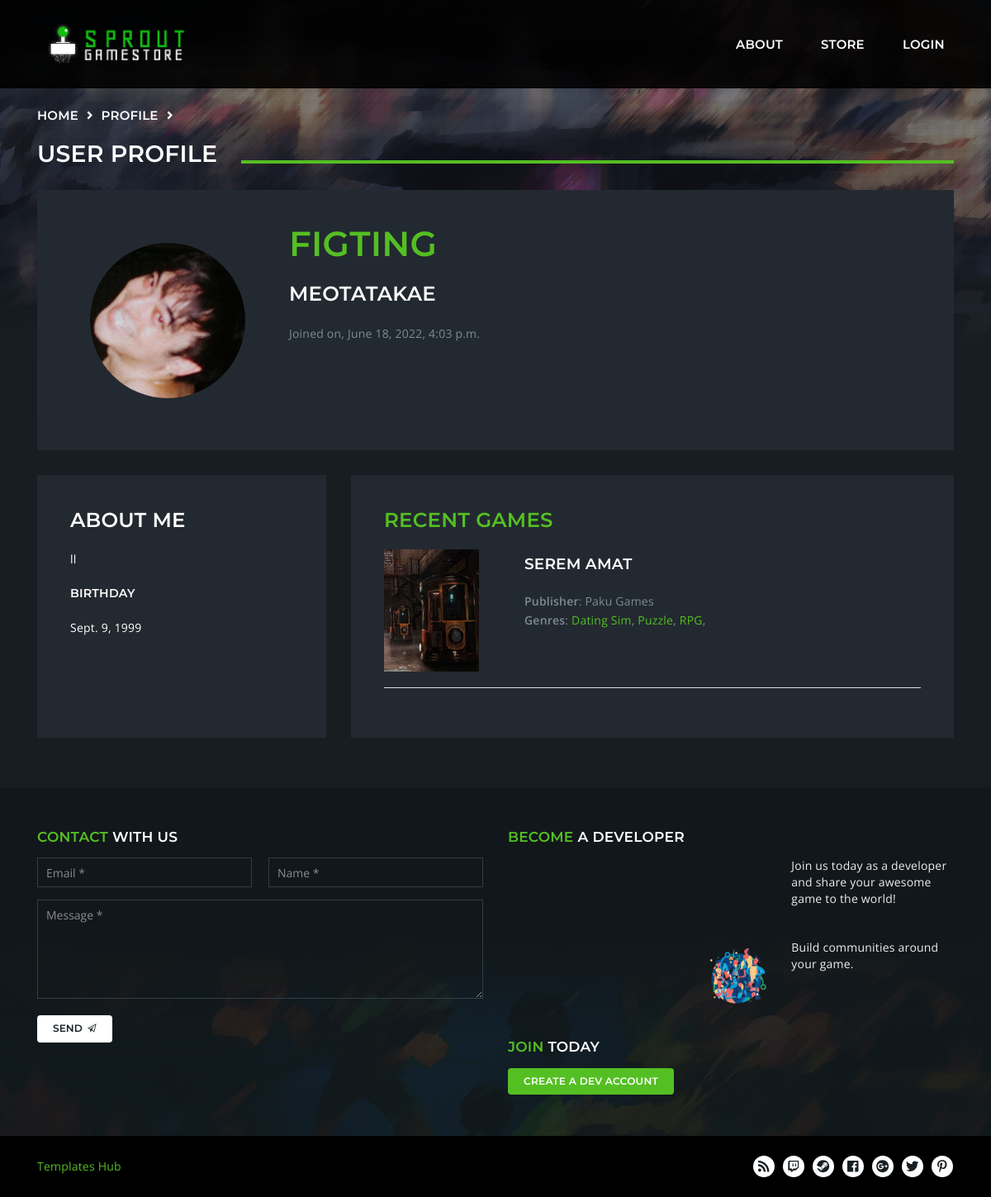
The app's page /profile/6, older data.
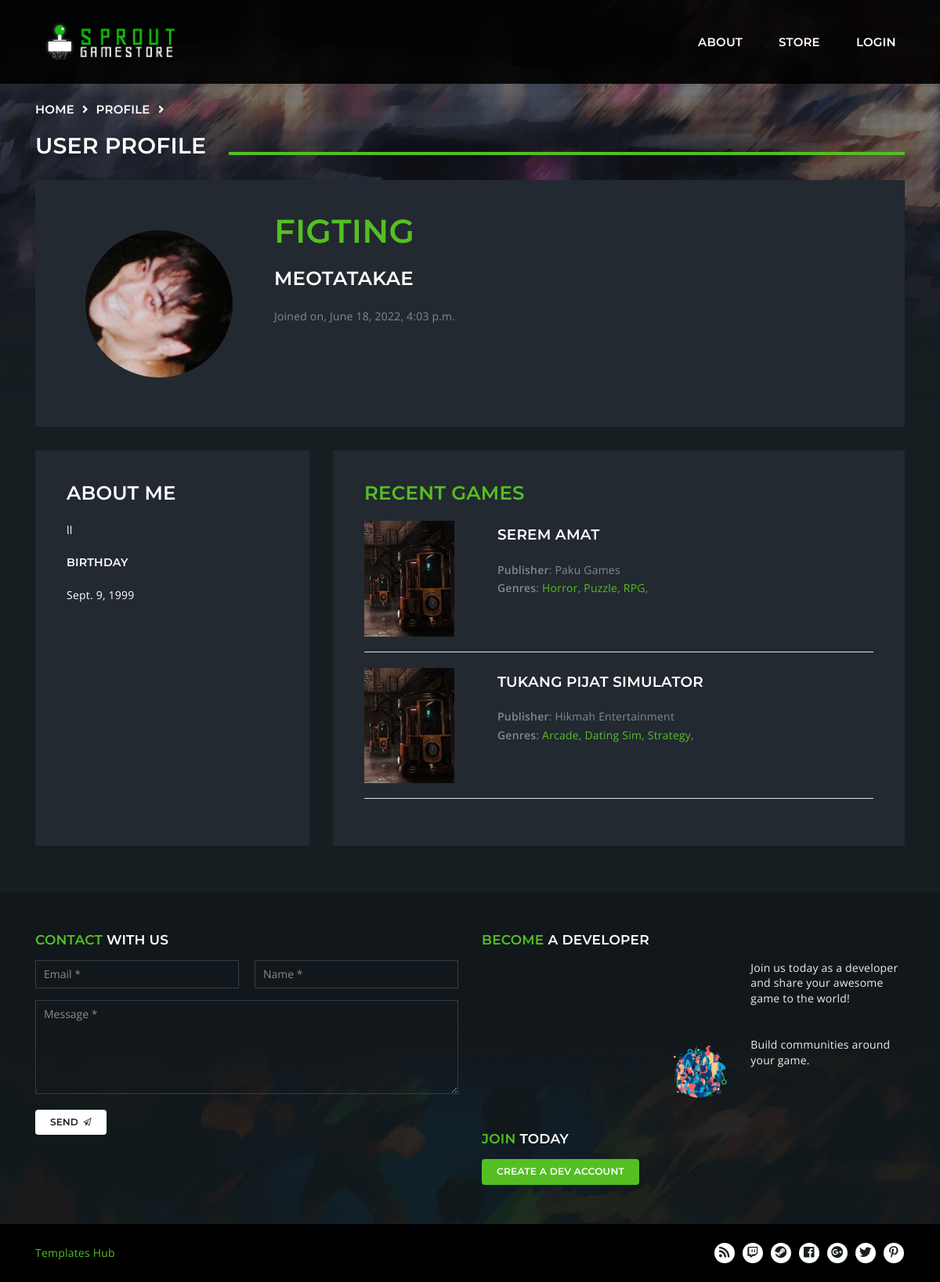
The same page, newer data.
### base/models.py (models this page shows, shortened)
class Profile(models.Model):
    full_name = models.CharField(max_length=200, blank=True)
    profile_pic = models.ImageField(null=True, default='default-avatar.jpg')
    description = models.TextField(null=True, blank=True)
    user = models.OneToOneField(User, on_delete=models.CASCADE, blank=True)
    birth_date = models.DateField(null=True)

class Game(models.Model):
    name = models.CharField(max_length=200)
    description = models.TextField(null=True)
    genres = models.ManyToManyField(Genre, related_name='genres', blank=True)
    devUser = models.ForeignKey(User, on_delete=models.CASCADE, blank=True, null=True)
    publisher = models.CharField(max_length=200)
    price = models.FloatField(null=True)
    verified = models.BooleanField(default=False)
    updated = models.DateTimeField(auto_now=True)
    created = models.DateTimeField(auto_now_add=True)
    class Meta:
        ordering = ['-updated', '-created']

class Genre(models.Model):
    name = models.CharField(max_length=200)
    class Meta:
        ordering = ['name']

### base/views.py (the view)
# urls.py: path('profile/<str:userid>', views.userProfile, name="profile"),
def userProfile(request, userid):
    extraContext = pageHeader(request, 'user profile')
    user = User.objects.get(id=userid)
    customer = Customer.objects.get(user=user)
    games = customer.myGames.all()[:4]
    profile = Profile.objects.get(user=user)
    context = {'profile': profile,
               'games': games} | extraContext
    return render(request=request, template_name='base/profile.html', context=context)

### base/addsFunctions.py (called while the page is built)
def pageHeader(request, page):
    user = request.user
    userGroups = [x.name for x in user.groups.all()] if user.groups != None else None
    crumbs = (request.path).split('/')[1:-1]
    extraContext = {'curUser': user,
                    'userGroups': userGroups,
                    'crumbs': crumbs,
                    'page': page}
    if 'developer' in userGroups:
        pendCount = Game.objects.filter(devUser=user)
        pendCount = pendCount.filter(verified=False).count()
        extraContext |= {'pendCount': pendCount}
    print("\n\n\n\n",extraContext)
    return extraContext

### base/templates/base/profile.html (shortened to what this page needs)
{% extends 'main.html' %}
{% load static %}
{% block content %}
<main class="nk-main">
  {% include 'base/breadcrumbs_component.html' %}
  <div class="container">
    <div class="row vertical-gap">
      <div class="col-lg-12">
        <div class="nk-box-2 bg-dark-2">
          <div class="row">
            <div class="col-lg-3 d-flex justify-content-center align-items-center">
							<img src="{{ profile.profile_pic.url }}" alt="Profile" class="kuzza-2">
            </div>
            <div class="col-lg-9">
              <h1 class="text-main-1">{{profile.full_name}}</h1>
              <h3>{{profile.user.username}}</h3>
							<p>Joined on, {{profile.user.date_joined}}</p>
            </div>
          </div>
        </div>
      </div>
      <div class="col-lg-4">
        <div class="nk-box-2 bg-dark-2">
          <h3>About Me</h3>
          <p class="text-white">{{profile.description}}</p>
					<h5>Birthday</h5>
					<p class="text-white">{{profile.birth_date}}</p>
        </div>
      </div>
      <div class="col-lg-8">
        <div class="nk-box-2 bg-dark-2">
					<h3 class="text-main-1">Recent Games</h3>
					{% for game in games %}
					<div class="row">
						<div class="nk-product-cart-thumb col-lg-3">
							<a href="{% url 'store-product' game.id %}" class="nk-image-box-1 nk-post-image">
								<img src="{% static 'assets/images/product-2-xs.jpg' %}" alt="{{game.name}}" width="115">
							</a>
						</div>
						<div class="col-lg-9 py-2">
								<h4>{{game.name}}</h4>
							<div class="nk-product-meta">
								<div><strong>Publisher</strong>: {{game.publisher}}</div>
								<div><strong>Genres</strong>: {% for genre in game.genres.all %}<a href="#">{{genre.name}}</a>, {% endfor %}</div>
							</div>
						</div>
					</div>
					<div class="nk-gap-1 border-bottom"></div>
					<div class="nk-gap-1"></div>
					{% endfor %}
        </div>
      </div>
    </div>
  </div>
  <div class="nk-gap-2"></div>
</main>
{% endblock content %}

### templates/main.html (shortened to what this page needs)
<!DOCTYPE html>
{% load static %}
<html lang="en">
    <head>
        <link rel="stylesheet" href="{% static 'assets/vendor/bootstrap/dist/css/bootstrap.min.css' %}">
        <link rel="stylesheet" href="{% static 'assets/vendor/ionicons/css/ionicons.min.css' %}">
        <link rel="stylesheet" href="{% static 'assets/vendor/flickity/dist/flickity.min.css' %}">
        <link rel="stylesheet" type="text/css" href="{% static 'assets/vendor/photoswipe/dist/photoswipe.css' %}">
        <link rel="stylesheet" type="text/css" href="{% static 'assets/vendor/photoswipe/dist/default-skin/default-skin.css' %}">
        <link rel="stylesheet" href="{% static 'assets/vendor/bootstrap-slider/dist/css/bootstrap-slider.min.css' %}">
        <link rel="stylesheet" type="text/css" href="{% static 'assets/vendor/summernote/dist/summernote-bs4.css' %}">
        <link rel="stylesheet" href="{% static 'assets/css/goodgames.css' %}">
        <link rel="stylesheet" href="{% static 'assets/css/mysheet.css' %}">
    </head>
    <body>
        {% include 'navbar.html' %}
        {% block content %}
        {% endblock content %}
        <div class="nk-gap-2"></div>
        {% include 'footer.html' %}
        <img class="nk-page-background-bottom" src="{% static 'assets/images/bg-bottom.png' %}" alt="">
    </body>
</html>

### templates/navbar.html (shortened to what this page needs)
{% load static %}
<header class="nk-header nk-header-opaque">
  <nav class="nk-navbar nk-navbar-top nk-navbar-sticky nk-navbar-autohide">
    <div class="container">
      <div class="nk-nav-table">
        <a href="{% url 'store' %}" class="nk-nav-logo">
          <img src="{% static 'assets/images/logo-1.png' %}" alt="Sprout Gamestore" width="199">
        </a>
        <ul class="nk-nav nk-nav-right d-none d-lg-table-cell" data-nav-mobile="#nk-nav-mobile">
          <li>
            <a href="{% url 'about' %}">
            About
            </a>
          </li>
          <li>
            <a href="{% url 'store' %}">
            Store
            </a>
          </li>
          {% if curUser.is_authenticated %}
            {% if 'customer' in userGroups %}
            <li>
              <a href="{% url 'mygames' %}">
              My Games
              </a>
            </li>
            <li>
              <a href="{% url 'cart' %}">
              Cart({{curUser.customer.cart.count}})
              </a>
            </li>
            <li class="nk-drop-item">
              <a href="{% url 'profile' curUser.id %}">
              <img src="{{ curUser.profile.profile_pic.url }}" alt="Profile" class="kuzza">
              {{curUser.username}}
              </a>
              <ul class="dropdown">
                <li>
                  <a href="{% url 'profile' curUser.id %}">
                  Profile
                  </a>
                </li>
                <li>
                  <a href="{% url 'wishlist' %}">
                  Wishlist({{curUser.customer.wishList.count}})
                  </a>
                </li>
                <li>
                  <a href="{% url 'purchase' %}">
                  Purchase History
                  </a>
                </li>
                <li>
                  <a href="{% url 'logout' %}">
                  Logout
                  </a>
                </li>
              </ul>
            </li>
            {% elif 'developer' in userGroups %}
            <li>
              <a href="{% url 'dashboard-dev' %}">
              Dashboard
              </a>
            </li>
            <li class="nk-drop-item">
              <a href="{% url 'profile-dev' curUser.id %}">
              <img src="{{ curUser.profile.profile_pic.url }}" alt="Profile" class="kuzza">
              {{curUser.username}}
              </a>
              <ul class="dropdown">
                <li>
                  <a href="{% url 'profile-dev' curUser.id %}">
                  Profile
                  </a>
                </li>
                <li>
                  <a href="{% url 'dashboard-dev' %}">
                  Approval Pending({{pendCount}})
                  </a>
                </li>
                <li>
                  <a href="{% url 'logout' %}">
                  Logout
                  </a>
                </li>
              </ul>
            </li>
            {% else %}
            <li>
              <a href="{% url 'dashboard-admin' %}">
              Dashboard
              </a>
            </li>
            <li class="nk-drop-item">
              <a href="">
                {{curUser.username}}
              </a>
              </a>
              <ul class="dropdown">
                <li>
                  <a href="{% url 'logout' %}">
                  Logout
                  </a>
                </li>
              </ul>
            </li>
            {% endif %}
          {% else %}
          <li>
            <a href="{% url 'login' %}">
            Login
            </a>
          </li>
          {% endif %}
        </ul>
        <ul class="nk-nav nk-nav-right nk-nav-icons">
        </ul>
      </div>
    </div>
  </nav>
</header>

### base/templates/base/breadcrumbs_component.html
{% load static %}
<div class="nk-gap-1"></div>
<div class="container">
   <ul class="nk-breadcrumbs">
     <li>Home</li>
     <li><span class="fa fa-angle-right"></span></li>
     {% for crumb in crumbs %}
     <li>{{crumb}}</li>
     <li><span class="fa fa-angle-right"></span></li>
     {% endfor %}
     <li><span>{{page}}</span></li>
   </ul>
</div>
<div class="nk-gap-1"></div>

### templates/footer.html (shortened to what this page needs)
{% load static %}
<footer class="nk-footer">
  <div class="container">
    <div class="nk-gap-3"></div>
    <div class="row vertical-gap">
      <div class="col-md-6">
        <div class="nk-widget">
          <h4 class="nk-widget-title"><span class="text-main-1">Contact</span> With Us</h4>
          <div class="nk-widget-content">
            <form action="php/ajax-contact-form.php" class="nk-form nk-form-ajax" novalidate="novalidate">
              <div class="row vertical-gap sm-gap">
                <div class="col-md-6">
                  <input type="email" class="form-control required" name="email" placeholder="Email *">
                </div>
                <div class="col-md-6">
                  <input type="text" class="form-control required" name="name" placeholder="Name *">
                </div>
              </div>
              <div class="nk-gap"></div>
              <textarea class="form-control required" name="message" rows="5" placeholder="Message *"></textarea>
              <div class="nk-gap-1"></div>
              <button class="nk-btn nk-btn-rounded nk-btn-color-white">
              <span>Send</span>
              <span class="icon"><i class="ion-paper-airplane"></i></span>
              </button>
            </form>
          </div>
        </div>
      </div>
      <div class="col-md-6">
        {% if not 'developer' in userGroups %}
        <div class="nk-widget">
          <h4 class="nk-widget-title"><span class="text-main-1">Become</span> A Developer</h4>
          <div class="nk-widget-content">
            <div class="row vertical-gap sm-gap">
              <div class="col-lg-5">
                <div>
                </div>
              </div>
              <div class="col-lg-7">
                <div class="nk-widget-post-2">
                  <a href="blog-article.html" class="nk-post-image">
                  </a>
                  <div class="nk-post-title"><a href="blog-article.html">Join us today as a developer and share your awesome game to the world!</a></div>
                </div>
                <div class="nk-gap-2"></div>
                <div class="nk-widget-post-2">
                  <a href="blog-article.html" class="nk-post-image">
                  <img src="{% static 'assets/images/community.png' %}" alt="">
                  </a>
                  <div class="nk-post-title"><a href="blog-article.html">Build communities around your game.</a></div>
                </div>
              </div>
            </div>
          </div>
        </div>
        <div class="nk-widget">
          <h4 class="nk-widget-title"><span class="text-main-1">Join</span> Today</h4>
          <div class="nk-widget-content">
            <a href="{% url 'register-dev' %} " class="nk-btn nk-btn-rounded nk-btn-color-main-1">Create a Dev Account</a>
          </div>
        </div>
        {% endif %}
      </div>
    </div>
    <div class="nk-gap-3"></div>
  </div>
  <div class="nk-copyright">
    <div class="container">
      <div class="nk-copyright-left">
        <a target="_blank" href="https://www.templateshub.net">Templates Hub</a>
      </div>
      <div class="nk-copyright-right">
        <ul class="nk-social-links-2">
          <li>
            <a class="nk-social-rss" href="#">
            </a>
          </li>
          <li>
            <a class="nk-social-twitch" href="#">
            </a>
          </li>
          <li>
            <a class="nk-social-steam" href="#">
            </a>
          </li>
          <li>
            <a class="nk-social-facebook" href="#">
            </a>
          </li>
          <li>
            <a class="nk-social-google-plus" href="#">
            </a>
          </li>
          <li>
            <a class="nk-social-twitter" href="#" target="_blank">
            </a>
          </li>
          <li>
            <a class="nk-social-pinterest" href="#">
            </a>
          </li>
        </ul>
      </div>
    </div>
  </div>
</footer>

### static/assets/css/mysheet.css (style rules this page uses)
.kuzza-2 { height: 80%; position: relative; overflow: hidden; border-radius: 50% ; }

Row changes from the older to the newer data that the page shows:
changed Game "SEREM AMAT": loses Genre (name "Dating Sim")
added Genre: name "Horror", shown under Game "SEREM AMAT"
now on this page (row unchanged): Game: name "TUKANG PIJAT SIMULATOR", publisher "Hikmah Entertainment", Genre (name "Dating Sim")
now on this page (row unchanged): Genre: name "Arcade", shown under "TUKANG PIJAT SIMULATOR"
now on this page (row unchanged): Genre: name "Strategy", shown under "TUKANG PIJAT SIMULATOR"
